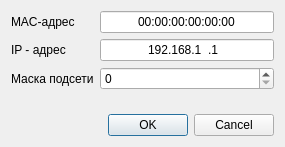
<?xml version="1.0" encoding="UTF-8"?>
<ui version="4.0">
 <class>EthernetInterfaceSettingsDialog</class>
 <widget class="QDialog" name="EthernetInterfaceSettingsDialog">
  <property name="geometry">
   <rect>
    <x>0</x>
    <y>0</y>
    <width>285</width>
    <height>147</height>
   </rect>
  </property>
  <property name="windowTitle">
   <string>Dialog</string>
  </property>
  <layout class="QVBoxLayout" name="verticalLayout">
   <item>
    <layout class="QFormLayout" name="formLayout">
     <item row="0" column="0">
      <widget class="QLabel" name="label">
       <property name="text">
        <string>MAC-адрес</string>
       </property>
      </widget>
     </item>
     <item row="0" column="1">
      <widget class="QLineEdit" name="macInput">
       <property name="inputMask">
        <string>HH:HH:HH:HH:HH:HH</string>
       </property>
       <property name="text">
        <string>00:00:00:00:00:00</string>
       </property>
       <property name="cursorPosition">
        <number>17</number>
       </property>
       <property name="alignment">
        <set>Qt::AlignCenter</set>
       </property>
      </widget>
     </item>
     <item row="1" column="0">
      <widget class="QLabel" name="label_2">
       <property name="text">
        <string>IP - адрес</string>
       </property>
      </widget>
     </item>
     <item row="1" column="1">
      <widget class="QLineEdit" name="ipInput">
       <property name="inputMask">
        <string>009.009.009.009</string>
       </property>
       <property name="text">
        <string>192.168.1.1</string>
       </property>
       <property name="cursorPosition">
        <number>15</number>
       </property>
       <property name="alignment">
        <set>Qt::AlignCenter</set>
       </property>
      </widget>
     </item>
     <item row="2" column="0">
      <widget class="QLabel" name="label_3">
       <property name="text">
        <string>Маска подсети</string>
       </property>
      </widget>
     </item>
     <item row="2" column="1">
      <widget class="QSpinBox" name="cidrInput">
       <property name="maximum">
        <number>32</number>
       </property>
      </widget>
     </item>
    </layout>
   </item>
   <item>
    <widget class="QDialogButtonBox" name="buttonBox">
     <property name="orientation">
      <enum>Qt::Horizontal</enum>
     </property>
     <property name="standardButtons">
      <set>QDialogButtonBox::Cancel|QDialogButtonBox::Ok</set>
     </property>
    </widget>
   </item>
  </layout>
 </widget>
 <resources/>
 <connections>
  <connection>
   <sender>buttonBox</sender>
   <signal>accepted()</signal>
   <receiver>EthernetInterfaceSettingsDialog</receiver>
   <slot>accept()</slot>
   <hints>
    <hint type="sourcelabel">
     <x>248</x>
     <y>254</y>
    </hint>
    <hint type="destinationlabel">
     <x>157</x>
     <y>274</y>
    </hint>
   </hints>
  </connection>
  <connection>
   <sender>buttonBox</sender>
   <signal>rejected()</signal>
   <receiver>EthernetInterfaceSettingsDialog</receiver>
   <slot>reject()</slot>
   <hints>
    <hint type="sourcelabel">
     <x>316</x>
     <y>260</y>
    </hint>
    <hint type="destinationlabel">
     <x>286</x>
     <y>274</y>
    </hint>
   </hints>
  </connection>
 </connections>
</ui>
